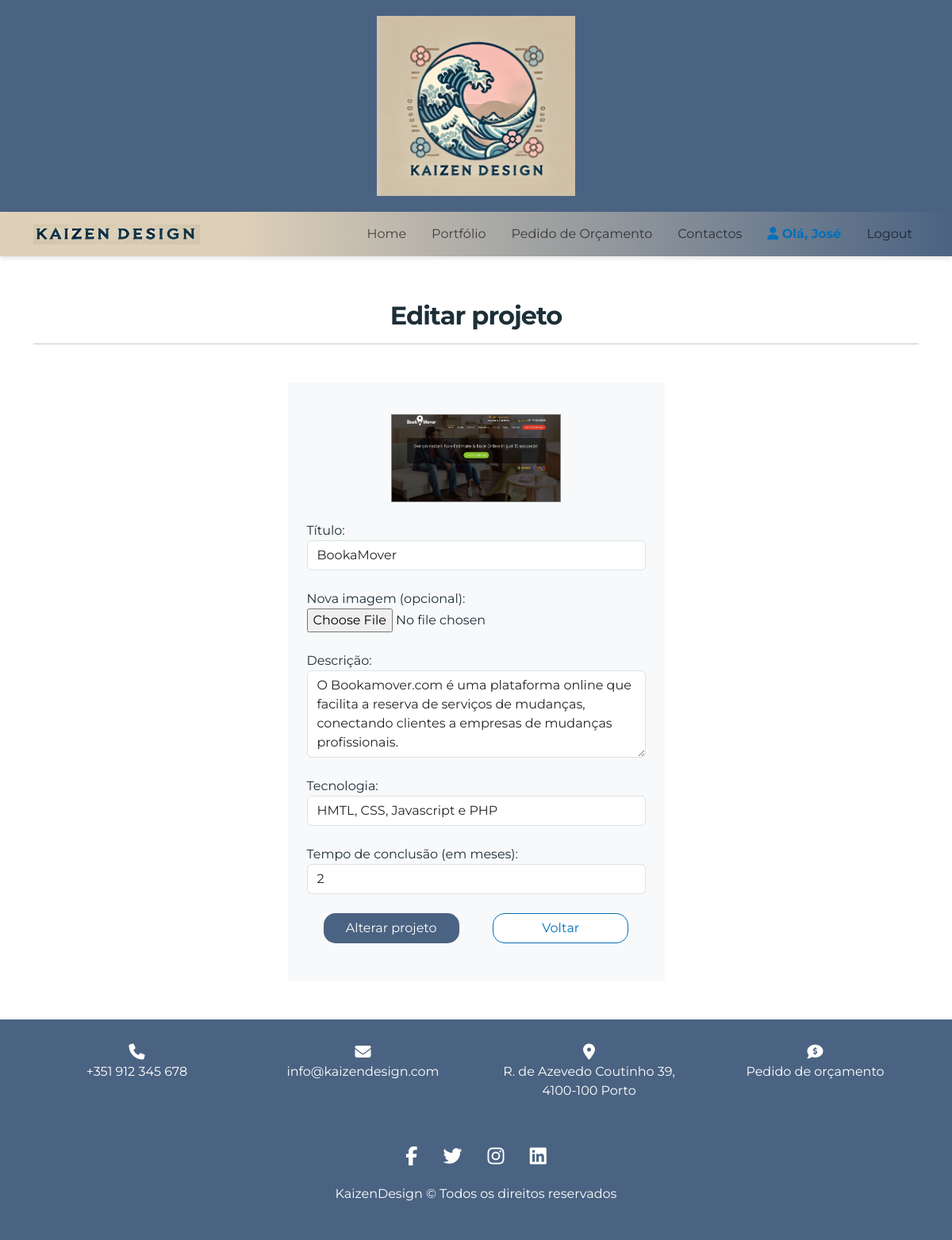
/edit_project.php?id=1&project_id=6 (signed in), run on the app's committed database.
### tables this page shows
CREATE TABLE `projetos` (
  `id` int(11) NOT NULL,
  `titulo` varchar(200) NOT NULL,
  `imagem` varchar(255) NOT NULL,
  `descricao` text,
  `tempo_gasto` varchar(100) DEFAULT NULL,
  `tecnologia` varchar(150) DEFAULT NULL
);

### geral.php (called while the page is built, shortened)
<?php
$BASE_URL = "http://localhost/Jose";

### models/Project.php (called while the page is built, shortened)
<?php
class Project
{
    public $titulo;
    public $imagem;
    public $descricao;
    public $tecnologia;
    public $tempo_gasto;
    public function __construct($id, $titulo, $imagem, $descricao, $tecnologia, $tempo_gasto)
    {
        $this->titulo = $titulo;
        $this->imagem = $imagem;
        $this->descricao = $descricao;
        $this->tecnologia = $tecnologia;
        $this->tempo_gasto = $tempo_gasto;
    }
    public function getTitle()
    {
        return $this->titulo;
    }
    public function getImage()
    {
        return $this->imagem;
    }
    public function getDescription()
    {
        return $this->descricao;
    }
    public function getTechnology()
    {
        return $this->tecnologia;
    }
    public function getTimeSpent()
    {
        return $this->tempo_gasto;
    }
}

### edit_project.php (the view, shortened to what this page needs)
<?php
require_once("geral.php");
require_once("includes/db.inc.php");
$project_id = $_GET["project_id"];
$stmt = $conn->prepare("SELECT titulo, imagem, descricao, tecnologia, tempo_gasto FROM projetos WHERE id = ?;");
$stmt->bind_param("i", $project_id);
$stmt->execute();
$stmt->bind_result($titulo, $imagem, $descricao, $tecnologia, $tempo_gasto);
require_once("models/Project.php");
$project = new Project($project_id, $titulo, $imagem, $descricao, $tecnologia, $tempo_gasto);
?>
<!DOCTYPE html>
<html lang="pt">
<head>
    <link
        href="https://cdn.jsdelivr.net/npm/bootstrap@5.3.0-alpha3/dist/css/bootstrap.min.css"
        rel="stylesheet"
 />
    <link rel="stylesheet" href="<?= $BASE_URL ?>/css/style.css?v=1.0" />
</head>
<body>
    <?php
    require_once("templates/header.php");
    ?>
    <nav class="navbar navbar-custom sticky-top navbar-light navbar-expand-lg">
        <div class="container">
            <a class="navbar-brand" href="<?= $BASE_URL ?>">
                <img
                    src="<?= $BASE_URL ?>/images/KaizenDesignName.png"
                    alt="Kaizen_logo"
                    width="210"
                    height="25"
                    class="d-inline-block align-text-top" />
            </a>
            <div class="collapse navbar-collapse" id="navbarSupportedContent">
                <ul class="navbar-nav ms-auto mb-2 mb-lg-0">
                    <li class="nav-item">
                        <a class="nav-link" aria-current="page" href="<?= $BASE_URL ?>/index.php">Home</a>
                    </li>
                    <li class="nav-item ps-0 ps-lg-3">
                        <a class="nav-link" href="<?= $BASE_URL ?>/portfolio.php">Portfólio</a>
                    </li>
                    <li class="nav-item ps-0 ps-lg-3">
                        <a class="nav-link" href="<?= $BASE_URL ?>/orcamento.php">Pedido de Orçamento</a>
                    </li>
                    <li class="nav-item ps-0 ps-lg-3">
                        <a class="nav-link" href="<?= $BASE_URL ?>/contactos.php">Contactos</a>
                    </li>
                    <?php
                    if (isset($_SESSION["email"])) {
                        if ($_SESSION["tipo"] === "admin") {
                            echo '<li class="nav-item ps-0 ps-lg-3"><a class="nav-link active" href="' . $BASE_URL . '/dashboard_admin.php?id=' . $_SESSION['id'] . '"><i class="fa-solid fa-user"></i> Olá, ' . htmlspecialchars($_SESSION["nome"]) . '</a></li>';
                        } else if ($_SESSION["tipo"] === "cliente") {
                            echo '<li class="nav-item ps-0 ps-lg-3"><a class="nav-link active" href="' . $BASE_URL . '/profile_user.php?id=' . $_SESSION['id'] . '"><i class="fa-solid fa-user"></i> Olá, ' . htmlspecialchars($_SESSION["nome"]) . '</a></li>';
                        }
                        echo '<li class="nav-item ps-0 ps-lg-3"><a class="nav-link" href="' . $BASE_URL . '/includes/logout.inc.php">Logout</a></li>';
                    } else {
                        echo '<li class="nav-item ps-0 ps-lg-3"><a class="nav-link" href="' . $BASE_URL . '/login.php"><i class="fa-solid fa-user"></i> Login/Registo</a></li>';
                    }
                    ?>
                </ul>
            </div>
        </div>
    </nav>
    <main class="container py-5">
        <div class="row">
            <div class="col-12">
                <div id="profile-name" class="mt-2 mb-5 text-center">
                    <h2>Editar projeto</h2>
                    <hr>
                </div>
                <div class="row">
                    <div id="project-box-edit" class="col-10 col-md-8 col-lg-6 col-xl-5 mx-auto bg-light p-4">
                        <form method="POST" action="includes/edit_project.inc.php" enctype="multipart/form-data">
                            <div class="form-group mt-3 text-center">
                                <img id="project-img" src="projects_img/<?= $project->getImage(); ?>" alt="Project-img">
                            </div>
                            <div class="form-group mt-4">
                                <label for="title">Título:</label>
                                <input type="text" class="form-control" name="titulo" required value="<?= $project->getTitle(); ?>">
                            </div>
                            <div class="form-group mt-4">
                                <label for="image">Nova imagem (opcional):</label>
                                <input type="file" class="form-control-file" name="imagem" accept="image/*">
                            </div>
                            <div class="form-group mt-4">
                                <label for="description">Descrição:</label>
                                <textarea class="form-control" name="descricao" rows="4" required><?= $project->getDescription(); ?></textarea>
                            </div>
                            <div class="form-group mt-4">
                                <label for="technology">Tecnologia:</label>
                                <input type="text" class="form-control" name="tecnologia" required value="<?= $project->getTechnology(); ?>">
                            </div>
                            <div class="form-group mt-4 mb-4">
                                <label for="timeSpent">Tempo de conclusão (em meses):</label>
                                <input type="text" class="form-control" name="tempo_gasto" required value="<?= $project->getTimeSpent(); ?>">
                            </div>
                            <div class="form-group mt-4 mb-4 d-flex justify-content-around">
                                <input type="submit" name="submit" class="btn" id="update-btn" value="Alterar projeto">
                                <?php
                                $backlink = "$BASE_URL/projects.php?id=" . $_SESSION['id'];
                                ?>
                                <a class="btn back-btn" id="back-btn" href="<?php echo $backlink; ?>" target="_self">Voltar</a>
                            </div>
                        </form>
                    </div>
                </div>
            </div>
    </main>
    <?php
    require_once("templates/footer.php");
    ?>
</body>

### css/style.css (style rules this page uses)
* { box-sizing: border-box; margin: 0; padding: 0; }
body { font-family: MontserratRegular; color: rgb(29, 47, 56); }
nav { font-family: MontserratRegular; box-shadow: 0px 3px 5px rgba(0, 0, 0, 0.1); }
.navbar-custom { background: rgb(222, 208, 185); background: linear-gradient( 90deg, rgba(222, 208, 185, 1) 25%, rgba(75, 99, 130, 1) 100% ); }
.navbar-brand { font-family: MontserratBold; color: rgb(29, 47, 56); }
.nav-link.active { font-family: MontserratBold; color: rgb(3, 112, 187) !important; }
h1, h2 { font-family: MontserratBold; letter-spacing: -1px; }
.btn { background-color: #4b6382; border-radius: 15px; color: white; }
#update-btn, #back-btn { width: 40%; }
#back-btn { background-color: white; border-radius: 15px; color: rgb(3, 112, 187); border: 1px solid rgb(3, 112, 187); }
#project-img { width: 50%; border: 1px solid gray; }

### data on the page
projetos: imagem (picture), titulo "BookaMover", descricao "O Bookamover.com é uma plataforma online que facilita a reserva de serviços de mudanças, conectando clientes a empresas de mudanças profissionais.", tecnologia "HMTL, CSS, Javascript e PHP", tempo_gasto "2"

### other printed values
$_SESSION["nome"] "José"
